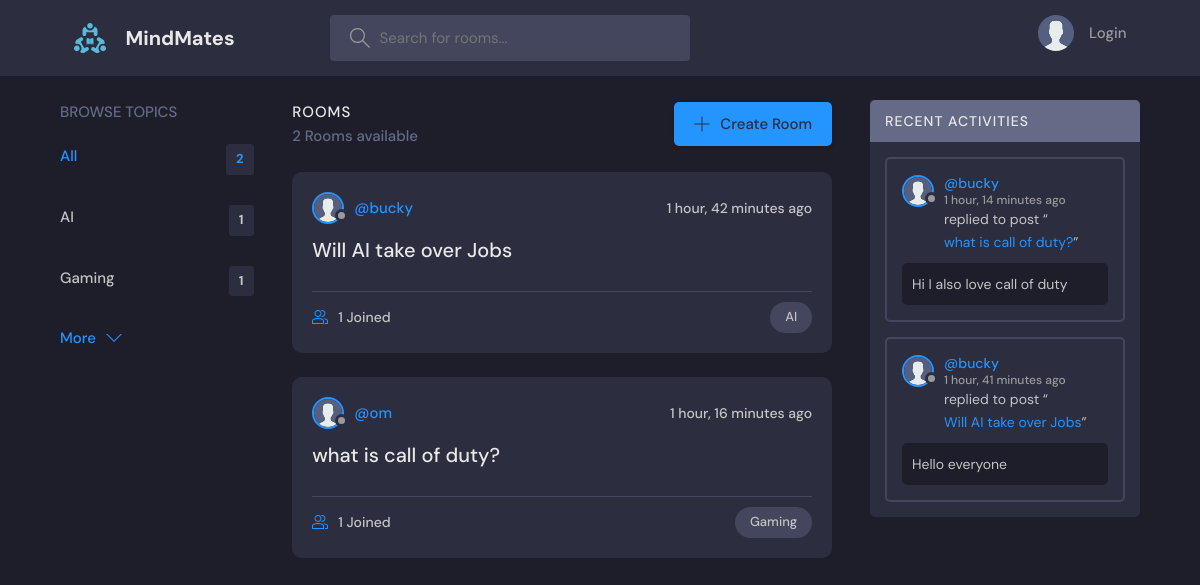
The page / on the database its author committed.
### base/models.py (models this page shows, shortened)
class Topic(models.Model):
    name = models.CharField(max_length=200)

class Room(models.Model):
    host = models.ForeignKey(User, on_delete=models.SET_NULL, null=True)
    topic = models.ForeignKey(Topic, on_delete=models.SET_NULL, null=True)
    name = models.CharField(max_length=200)
    description = models.TextField(null=True, blank=True)
    participants = models.ManyToManyField(User,related_name='participants',blank=True)
    updated = models.DateTimeField(auto_now=True)
    created = models.DateTimeField(auto_now_add=True)
    class Meta:
        ordering = ['-updated', '-created']
    def __str__(self):
        return self.name

class User(AbstractUser):
    name = models.CharField(max_length=200,null=True)
    email = models.EmailField(unique=True,null=True)
    bio = models.TextField(null=True)
    USERNAME_FIELD = 'email'
    REQUIRED_FIELDS = []

class Message(models.Model):
    user = models.ForeignKey(User, on_delete=models.CASCADE)
    room = models.ForeignKey(Room, on_delete=models.CASCADE)
    body = models.TextField()
    updated = models.DateTimeField(auto_now=True)
    created = models.DateTimeField(auto_now_add=True)
    class Meta:
        ordering = ['-updated', '-created']

### base/views.py (the view)
# urls.py: path("", views.home,name="home"),
def home(request):
    q = request.GET.get('q') if request.GET.get('q') != None else ''
    rooms = Room.objects.filter(
        Q(topic__name__icontains=q) |
        Q(name__icontains=q) |
        Q(description__icontains=q)
    )
    topics = Topic.objects.all()[0:5]
    room_count = rooms.count()
    room_messages = Message.objects.filter(
        Q(room__topic__name__icontains=q))[0:3]
    context = {'rooms': rooms, 'topics': topics,
               'room_count': room_count, 'room_messages': room_messages}
    return render(request, 'base/home.html', context)

### base/templates/base/home.html (shortened to what this page needs)
{% extends 'main.html' %}
{% block content %}
<main class="layout layout--3">
  <div class="container">
    {% include 'base/topics_component.html' %}
    <div class="roomList">
      <div class="roomList__header">
        <div>
          <h2>Rooms</h2>
          <p>{{room_count}} Rooms available</p>
        </div>
        <a class="btn btn--main" href="{% url 'create-room' %}">
          <svg version="1.1" xmlns="http://www.w3.org/2000/svg" width="32" height="32" viewBox="0 0 32 32">
            <title>add</title>
            <path
              d="M16.943 0.943h-1.885v14.115h-14.115v1.885h14.115v14.115h1.885v-14.115h14.115v-1.885h-14.115v-14.115z">
            </path>
          </svg>
          Create Room
        </a>
      </div>
      {% include 'base/feed_component.html' %}
    </div>
    {% include 'base/activity_component.html' %}
  </div>
</main>
{% endblock %}

### base/templates/base/topics_component.html
<div class="topics">
    <div class="topics__header">
        <h2>Browse Topics</h2>
    </div>
    <ul class="topics__list">
        <li>
            <a href="{% url 'home' %}" class="active">All <span>{{topics.count}}</span></a>
        </li>
        {% for topic in topics %}
        <li>
            <a href="{% url 'home' %}?q={{topic.name}}">{{topic.name}}<span>{{topic.room_set.all.count}}</span></a>
        </li>
        {% endfor %}
    </ul>
    <a class="btn btn--link" href="{% url 'topics' %}">
        More
        <svg version="1.1" xmlns="http://www.w3.org/2000/svg" width="32" height="32" viewBox="0 0 32 32">
            <title>chevron-down</title>
            <path d="M16 21l-13-13h-3l16 16 16-16h-3l-13 13z"></path>
        </svg>
    </a>
</div>

### base/templates/base/feed_component.html (shortened to what this page needs)
{%load static %}
{% for room in rooms %}
<div class="roomListRoom">
    <div class="roomListRoom__header">
        <a href="{% url 'user-profile' room.host.id %}" class="roomListRoom__author">
            <div class="avatar avatar--small">
                <img src="{%static 'images/avatar.svg' %}" />
            </div>
            <span>@{{room.host.username}}</span>
        </a>
        <div class="roomListRoom__actions">
            <span>{{room.created|timesince}} ago</span>
        </div>
    </div>
    <div class="roomListRoom__content">
        <a href="{% url 'room' room.id %}">{{room.name}}</a>
    </div>
    <div class="roomListRoom__meta">
        <a href="{% url 'room' room.id %}" class="roomListRoom__joined">
            {{room.participants.all.count}} Joined
        </a>
        <p class="roomListRoom__topic">{{room.topic.name}}</p>
    </div>
</div>
{% endfor %}

### base/templates/base/activity_component.html (shortened to what this page needs)
{%load static%}
<div class="activities">
    <div class="activities__header">
        <h2>Recent Activities</h2>
    </div>
    {% for message in room_messages %}
    <div class="activities__box">
        <div class="activities__boxHeader roomListRoom__header">
            <a href="{% url 'user-profile' message.user.id %}" class="roomListRoom__author">
                <div class="avatar avatar--small">
                    <img src="{% static 'images/avatar.svg' %}" />
                </div>
                <p>
                    @{{message.user.username}}
                    <span>{{message.created|timesince}} ago</span>
                </p>
            </a>
        </div>
        <div class="activities__boxContent">
            <p>replied to post “<a href="{% url 'room' message.room.id %}">{{message.room}}</a>”</p>
            <div class="activities__boxRoomContent">{{message.body}}</div>
        </div>
    </div>
    {% endfor %}
</div>

### rows shown on the page
Topic: name "AI", room_set.all.count "1"
Topic: name "Gaming", room_set.all.count "1"
Room: host.username "bucky", created "1 hour, 42 minutes", name "Will AI take over Jobs", participants.all.count "1", topic.name "AI"
Room: host.username "om", created "1 hour, 16 minutes", name "what is call of duty?", participants.all.count "1", topic.name "Gaming"
Message: user.username "bucky", created "1 hour, 14 minutes", room "what is call of duty?", body "Hi I also love call of duty"
Message: user.username "bucky", created "1 hour, 41 minutes", room "Will AI take over Jobs", body "Hello everyone"

### other values the page prints
{{ topics.count }} "2"
{{ room_count }} "2"
